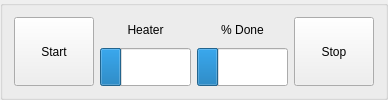
              <widget class="QGroupBox" name="GroupBox_Actions">
               <property name="title">
                <string/>
               </property>
               <layout class="QGridLayout" name="gridLayout_4">
                <item row="0" column="0">
                 <layout class="QGridLayout" name="gridLayout_Buttons" rowstretch="4,6" rowminimumheight="0,0">
                  <item row="1" column="2">
                   <widget class="QProgressBar" name="CaptureProg">
                    <property name="sizePolicy">
                     <sizepolicy hsizetype="Preferred" vsizetype="Preferred">
                      <horstretch>0</horstretch>
                      <verstretch>0</verstretch>
                     </sizepolicy>
                    </property>
                    <property name="toolTip">
                     <string>&lt;html&gt;&lt;head/&gt;&lt;body&gt;&lt;p&gt;Data Capture Progress Bar&lt;/p&gt;&lt;/body&gt;&lt;/html&gt;</string>
                    </property>
                    <property name="value">
                     <number>24</number>
                    </property>
                    <property name="textVisible">
                     <bool>false</bool>
                    </property>
                   </widget>
                  </item>
                  <item row="0" column="1">
                   <widget class="QLabel" name="label_Heater">
                    <property name="sizePolicy">
                     <sizepolicy hsizetype="Preferred" vsizetype="Preferred">
                      <horstretch>0</horstretch>
                      <verstretch>0</verstretch>
                     </sizepolicy>
                    </property>
                    <property name="text">
                     <string>Heater</string>
                    </property>
                    <property name="alignment">
                     <set>Qt::AlignCenter</set>
                    </property>
                   </widget>
                  </item>
                  <item row="0" column="2">
                   <widget class="QLabel" name="label_Done">
                    <property name="sizePolicy">
                     <sizepolicy hsizetype="Preferred" vsizetype="Preferred">
                      <horstretch>0</horstretch>
                      <verstretch>0</verstretch>
                     </sizepolicy>
                    </property>
                    <property name="text">
                     <string>% Done</string>
                    </property>
                    <property name="alignment">
                     <set>Qt::AlignCenter</set>
                    </property>
                   </widget>
                  </item>
                  <item row="1" column="1">
                   <widget class="QProgressBar" name="HeaterProg">
                    <property name="sizePolicy">
                     <sizepolicy hsizetype="Preferred" vsizetype="Preferred">
                      <horstretch>0</horstretch>
                      <verstretch>0</verstretch>
                     </sizepolicy>
                    </property>
                    <property name="toolTip">
                     <string>&lt;html&gt;&lt;head/&gt;&lt;body&gt;&lt;p&gt;Heater Progress Bar&lt;/p&gt;&lt;p&gt;&lt;br/&gt;&lt;/p&gt;&lt;/body&gt;&lt;/html&gt;</string>
                    </property>
                    <property name="autoFillBackground">
                     <bool>false</bool>
                    </property>
                    <property name="value">
                     <number>24</number>
                    </property>
                    <property name="textVisible">
                     <bool>false</bool>
                    </property>
                   </widget>
                  </item>
                  <item row="0" column="0" rowspan="2">
                   <widget class="QPushButton" name="Start">
                    <property name="sizePolicy">
                     <sizepolicy hsizetype="Preferred" vsizetype="Preferred">
                      <horstretch>0</horstretch>
                      <verstretch>0</verstretch>
                     </sizepolicy>
                    </property>
                    <property name="toolTip">
                     <string>&lt;html&gt;&lt;head/&gt;&lt;body&gt;&lt;p&gt;Start measurement sequence, press again to skip to next step.&lt;/p&gt;&lt;/body&gt;&lt;/html&gt;</string>
                    </property>
                    <property name="text">
                     <string>Start</string>
                    </property>
                   </widget>
                  </item>
                  <item row="0" column="3" rowspan="2">
                   <widget class="QPushButton" name="Stop">
                    <property name="sizePolicy">
                     <sizepolicy hsizetype="Preferred" vsizetype="Preferred">
                      <horstretch>0</horstretch>
                      <verstretch>0</verstretch>
                     </sizepolicy>
                    </property>
                    <property name="toolTip">
                     <string>&lt;html&gt;&lt;head/&gt;&lt;body&gt;&lt;p&gt;Stop measurement sequence&lt;/p&gt;&lt;/body&gt;&lt;/html&gt;</string>
                    </property>
                    <property name="text">
                     <string>Stop</string>
                    </property>
                   </widget>
                  </item>
                 </layout>
                </item>
               </layout>
              </widget>
